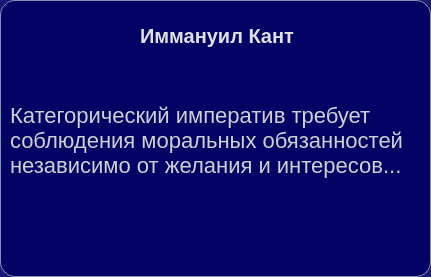
<?xml version="1.0" encoding="UTF-8"?>
<ui version="4.0">
 <class>Dialog</class>
 <widget class="QDialog" name="Dialog">
  <property name="windowModality">
   <enum>Qt::ApplicationModal</enum>
  </property>
  <property name="enabled">
   <bool>true</bool>
  </property>
  <property name="geometry">
   <rect>
    <x>0</x>
    <y>0</y>
    <width>431</width>
    <height>277</height>
   </rect>
  </property>
  <property name="windowTitle">
   <string/>
  </property>
  <property name="styleSheet">
   <string notr="true">QDialog {
    border: none;
    background-color: rgba(0, 0, 100, 0.9); 
    border: 1px solid #8892b0; 
    border-radius: 15px;
}</string>
  </property>
  <widget class="QLabel" name="speakerNameLabel">
   <property name="geometry">
    <rect>
     <x>140</x>
     <y>10</y>
     <width>291</width>
     <height>51</height>
    </rect>
   </property>
   <property name="styleSheet">
    <string notr="true">color: #E0E0E0; font-size: 20px; font-weight: bold; background-color: transparent; border: none;</string>
   </property>
   <property name="text">
    <string>Иммануил Кант</string>
   </property>
  </widget>
  <widget class="QLabel" name="speechTextLabel">
   <property name="geometry">
    <rect>
     <x>10</x>
     <y>80</y>
     <width>401</width>
     <height>121</height>
    </rect>
   </property>
   <property name="styleSheet">
    <string notr="true">color:#D0D0D0; font-size: 22px; background-color: transparent; border: none;</string>
   </property>
   <property name="text">
    <string>Категорический императив требует соблюдения моральных обязанностей независимо от желания и интересов...</string>
   </property>
   <property name="wordWrap">
    <bool>true</bool>
   </property>
  </widget>
 </widget>
 <resources/>
 <connections/>
</ui>
